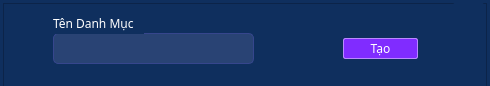
<?xml version="1.0" encoding="UTF-8"?>
<ui version="4.0">
 <class>CreateFolder</class>
 <widget class="QMainWindow" name="CreateFolder">
  <property name="geometry">
   <rect>
    <x>0</x>
    <y>0</y>
    <width>490</width>
    <height>86</height>
   </rect>
  </property>
  <property name="minimumSize">
   <size>
    <width>490</width>
    <height>86</height>
   </size>
  </property>
  <property name="maximumSize">
   <size>
    <width>490</width>
    <height>86</height>
   </size>
  </property>
  <property name="windowTitle">
   <string>New Category</string>
  </property>
  <property name="styleSheet">
   <string notr="true">background-color: rgb(237, 234, 255);</string>
  </property>
  <widget class="QWidget" name="centralwidget">
   <property name="styleSheet">
    <string notr="true">background-color: rgb(15, 47, 94);</string>
   </property>
   <layout class="QHBoxLayout" name="horizontalLayout">
    <property name="spacing">
     <number>0</number>
    </property>
    <property name="leftMargin">
     <number>3</number>
    </property>
    <property name="topMargin">
     <number>3</number>
    </property>
    <property name="rightMargin">
     <number>3</number>
    </property>
    <property name="bottomMargin">
     <number>3</number>
    </property>
    <item>
     <widget class="QFrame" name="frame">
      <property name="minimumSize">
       <size>
        <width>0</width>
        <height>86</height>
       </size>
      </property>
      <property name="maximumSize">
       <size>
        <width>16777215</width>
        <height>86</height>
       </size>
      </property>
      <property name="styleSheet">
       <string notr="true">background-color: rgb(15, 47, 94);</string>
      </property>
      <property name="frameShape">
       <enum>QFrame::StyledPanel</enum>
      </property>
      <property name="frameShadow">
       <enum>QFrame::Raised</enum>
      </property>
      <widget class="QLineEdit" name="lineEdit">
       <property name="geometry">
        <rect>
         <x>50</x>
         <y>30</y>
         <width>201</width>
         <height>31</height>
        </rect>
       </property>
       <property name="styleSheet">
        <string notr="true">QLineEdit{
border:none;
border-radius:5px;
border: 1px solid  rgb(54, 70, 141);
color: #ffffff;
background-color: rgba(82,98,150,100);
padding:5px;
}
QLineEdit:hover{
border:none;
border-radius:5px;
border: 1px solid #465ab5;
color: #ffffff;
padding:5px;
}</string>
       </property>
      </widget>
      <widget class="QLabel" name="label">
       <property name="geometry">
        <rect>
         <x>50</x>
         <y>10</y>
         <width>91</width>
         <height>21</height>
        </rect>
       </property>
       <property name="font">
        <font>
         <family>MesloLGMDZ Nerd Font</family>
         <weight>50</weight>
         <bold>false</bold>
        </font>
       </property>
       <property name="styleSheet">
        <string notr="true">color: rgb(255, 255, 255);</string>
       </property>
       <property name="text">
        <string>Tên Danh Mục</string>
       </property>
      </widget>
      <widget class="QPushButton" name="pushButton">
       <property name="geometry">
        <rect>
         <x>340</x>
         <y>35</y>
         <width>75</width>
         <height>21</height>
        </rect>
       </property>
       <property name="font">
        <font>
         <family>MesloLGLDZ Nerd Font</family>
         <weight>50</weight>
         <bold>false</bold>
        </font>
       </property>
       <property name="styleSheet">
        <string notr="true">

QPushButton{
border:none;
border-radius:2px;
color: rgb(255, 255, 255);
border: 1px solid #ba89ff ;
background-color: rgb(128, 44, 255);
}
QPushButton:hover{
border:none;
border-radius:3px;
color: rgb(255, 255, 255);
border: 1px gray #6bd4c1 ;
background-color: rgb(160, 52, 255);
}</string>
       </property>
       <property name="text">
        <string>Tạo</string>
       </property>
      </widget>
      <widget class="QPushButton" name="btn_close">
       <property name="geometry">
        <rect>
         <x>450</x>
         <y>0</y>
         <width>31</width>
         <height>23</height>
        </rect>
       </property>
       <property name="font">
        <font>
         <family>MesloLGLDZ Nerd Font</family>
        </font>
       </property>
       <property name="styleSheet">
        <string notr="true">

QPushButton{
border:none;
border-radius:2px;
color: rgb(255, 255, 255);
}
QPushButton:hover{
border:none;
border-radius:3px;
color: rgb(255, 255, 255);
	background-color: rgb(255, 84, 135);
}</string>
       </property>
       <property name="text">
        <string/>
       </property>
       <property name="icon">
        <iconset resource="../icons/icons.qrc">
         <normaloff>:/icons/png/icons8-x-24_green.png</normaloff>:/icons/png/icons8-x-24_green.png</iconset>
       </property>
      </widget>
     </widget>
    </item>
   </layout>
  </widget>
 </widget>
 <resources>
  <include location="../icons/icons.qrc"/>
 </resources>
 <connections/>
</ui>
